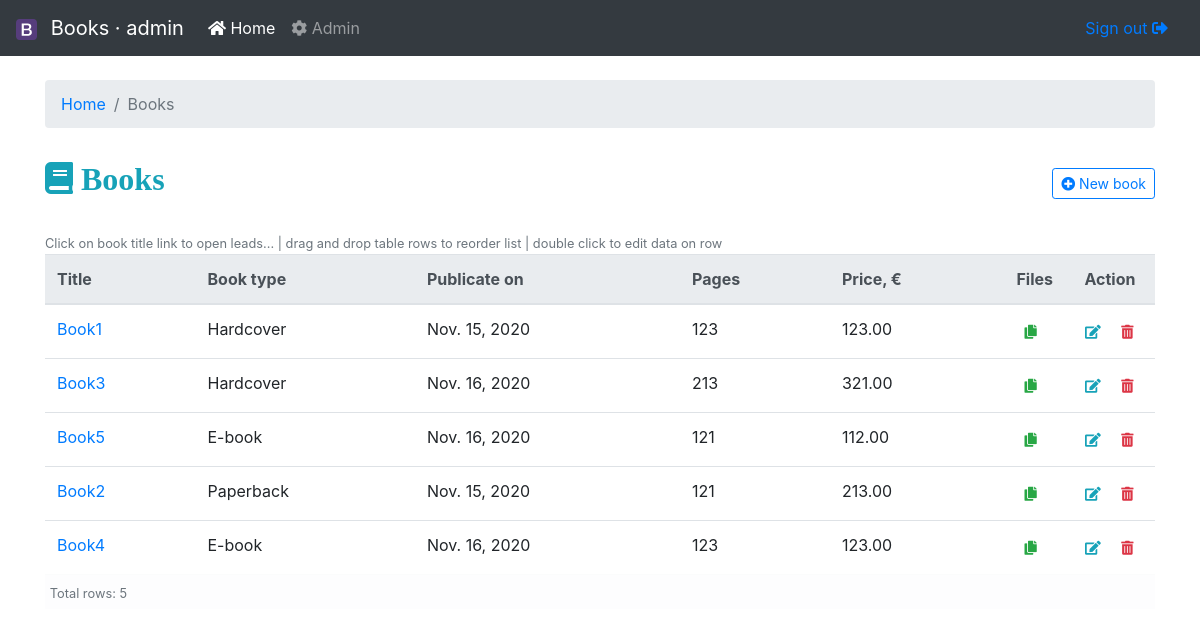
Page /books/ (signed in) on the earlier database version.
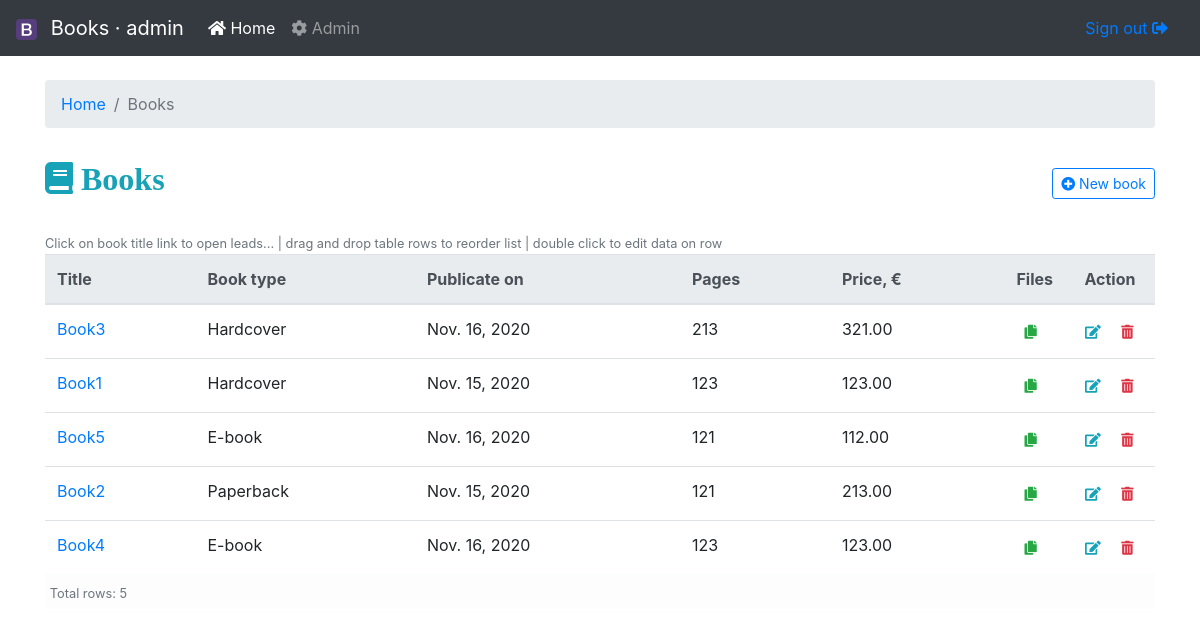
Same page on the later database version.
### books/models.py (models this page shows, shortened)
class Book(models.Model):
    HARDCOVER = 1
    PAPERBACK = 2
    EBOOK = 3
    BOOK_TYPES = (
        (HARDCOVER, 'Hardcover'),
        (PAPERBACK, 'Paperback'),
        (EBOOK, 'E-book'),
    )
    title = models.CharField(max_length=50, verbose_name='Title')
    publication_date = models.DateField(null=True, verbose_name='Publicate on')
    price = models.DecimalField(
        max_digits=5, decimal_places=2, verbose_name='Price, €')
    pages = models.IntegerField(blank=True, null=True, verbose_name='Pages')
    book_type = models.PositiveSmallIntegerField(
        choices=BOOK_TYPES, default=EBOOK, verbose_name='Book type')
    order = OrderField(blank=True, verbose_name='Order #')
    class Meta:
        ordering = ['order']
        verbose_name = 'Book'
        verbose_name_plural = 'Books'

### books/views.py (the view)
# urls.py: path('books/', books_list, name='books-list'),
@login_required
def books_list(request):
    books = Book.objects.all()
    context = {"title": "Books", "book_list": books}
    return render(request, 'books/books.html', context)

### cms/templatetags/cms_tags.py (called while the page is built)
@register.filter(name='verbose_name')
def get_verbose_name(object, attr='verbose_name'):
    obj = object.model if hasattr(object, 'model') else object
    if ':' in attr and attr.split(':', 1)[0].lower() == 'field':
        field = attr.split(':', 1)[1]
        attr = 'verbose_name' if hasattr(
            obj._meta.get_field(field), 'verbose_name') else 'name'
        return getattr(obj._meta.get_field(field), attr) if obj else None
    else:
        attr = attr if hasattr(obj._meta, attr) else 'object_name'
        return getattr(obj._meta, attr) if obj else None

@register.filter(name='model_name')
def get_model_name(object, with_app=True):
    obj = object.model if hasattr(object, 'model') else object
    return '{}:{}'.format(obj._meta.app_label, obj._meta.model_name) if with_app else obj._meta.model_name if obj else None

### templates/books/books.html (shortened to what this page needs)
{% extends 'base.html' %}
{% load cms_tags %}
{% block content %}
<nav aria-label="breadcrumb">
  <ol class="breadcrumb">
    <li class="breadcrumb-item"><a href="{% url 'books:home' %}">Home</a></li>
    <li class="breadcrumb-item active" aria-current="page">{{ book_list|verbose_name:'verbose_name_plural' }}</li>
  </ol>
</nav>
<div class="d-flex justify-content-between flex-wrap flex-md-nowrap align-items-center pt-3 pb-2 mb-3">
    <h1 class="h2"><i class="fas fa-book text-info"> {{ title }}</i></h1>
    <div class="btn-toolbar mb-2 mb-md-0">
        <a class="btn btn-sm btn-outline-primary ajax-load-form" href="{% url 'books:book-create' %}">
        <i class="fas fa-plus-circle"></i> New {{ book_list|verbose_name|lower }}</a>
    </div>
</div>
<small class="text-muted">Click on book title link to open leads... | drag and drop table rows to reorder list | double click to edit data on row</small>
<table class="table table-hover" id="table-ajax-{{ book_list|verbose_name:'model_name' }}">
  <thead class="thead-light">
    <tr>
      <th>{{ book_list|verbose_name:'field:title' }}</th>
      <th>{{ book_list|verbose_name:'field:book_type' }}</th>
      <th>{{ book_list|verbose_name:'field:publication_date' }}</th>
      <th>{{ book_list|verbose_name:'field:pages' }}</th>
      <th>{{ book_list|verbose_name:'field:price' }}</th>
      <th style="width: 45px;">Files</th>
      <th class="crud-lg">Action</th>
    </tr>
  </thead>
  <tbody class="order" data-url="{% url 'cms:reorder' book_list|model_name %}">
    {% include 'books/books_list.html' %}
  </tbody>
</table>
{% endblock %}

### templates/books/books_list.html (shortened to what this page needs)
{% load cms_tags %}
{% for book in book_list %}
<tr id="{{ book.pk }}">
    <td><a href="{% url 'books:leads-list' book.pk %}" title="Leads">{{ book.title }}</a></td>
    <td>{{ book.get_book_type_display }}</td>
    <td>{{ book.publication_date }}</td>
    <td>{{ book.pages }}</td>
    <td>{{ book.price }}</td>
    <td>
        <a href="{% url 'books:file-list' book.pk %}"
            class="btn btn-outline-success btn-sm border-0 rounded-circle" title="Files"
            name="files" id="filesButton-{{ book.pk }}"><i class="fa fa-copy"></i></a>
    <td>
        <a href="{% url 'books:book-update' book.pk %}"
            class="btn btn-outline-info btn-sm border-0 rounded-circle ajax-load-form" title="Edit"
            name="edit" id="editButton-{{ book.pk }}"><i class="fa fa-edit"></i></a>
        <a href="{% url 'books:book-delete' book.pk %}"
            class="btn btn-outline-danger btn-sm border-0 rounded-circle ajax-load-form" title="Delete"
            name="delete" id="deleteButton-{{ book.pk }}"><i class="fa fa-trash-alt"></i></a>
    </td>
</tr>
{% empty %}
<tr class="table-warning nosort">
    <td colspan="100%" class="text-center"><small class="text-muted">No {{ book_list|verbose_name|lower }}</small></td>
</tr>
{% endfor %}
{% if book_list %}
<tr class="table-light table-sm nosort">
    <td colspan="100%"><small class="text-muted">Total rows: {{ book_list.count }}</small></td>
</tr>
{% endif %}

Differences in the rows shown:
changed Book "Book3": moves up the list
